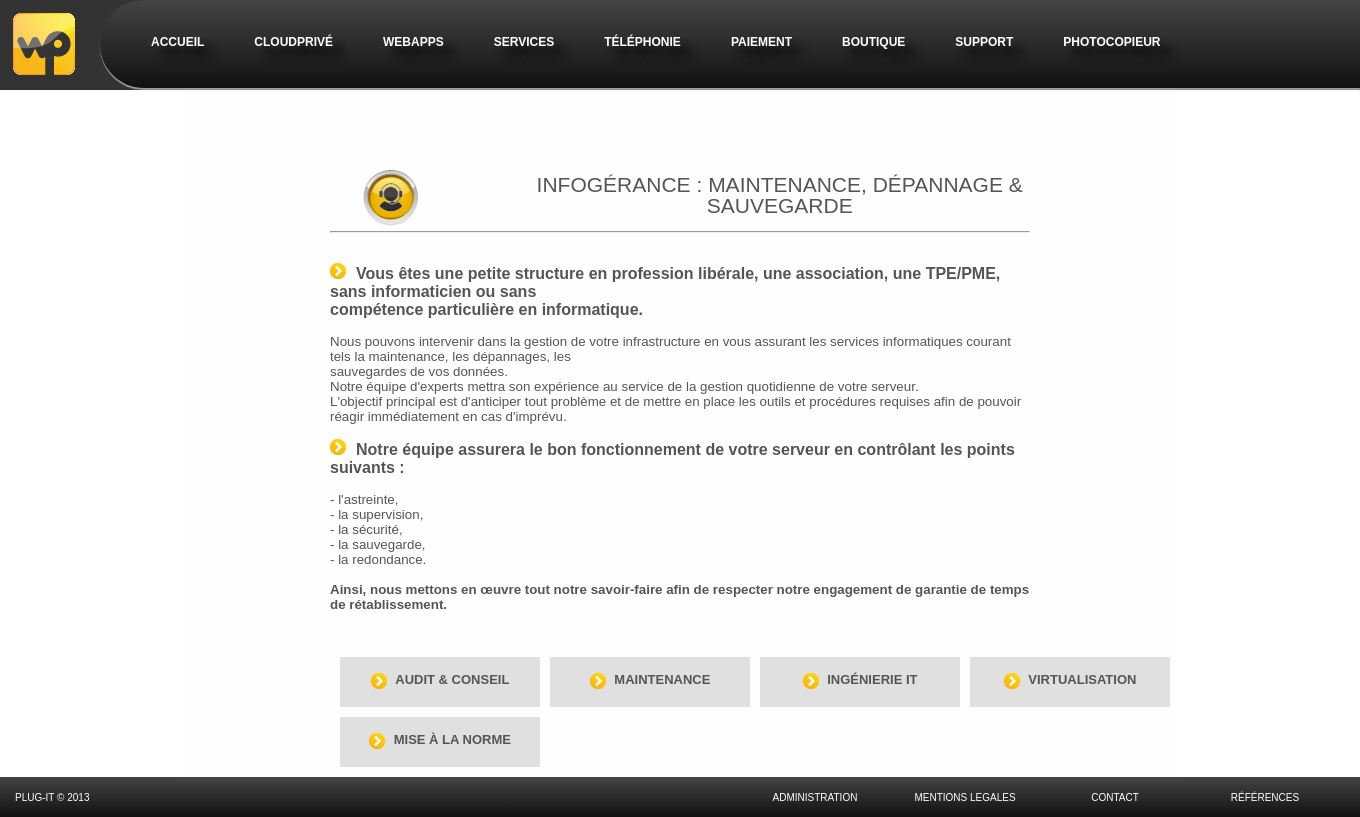
Screenshot of /index.php?page=services&mode=viewone&id=3 with the database file from the repository.
### tables this page shows
CREATE TABLE IF NOT EXISTS `menu` (
  `id` int(11) NOT NULL AUTO_INCREMENT,
  `interne` tinyint(1) NOT NULL,
  `active` tinyint(1) NOT NULL,
  `nom` varchar(50) NOT NULL,
  `baseName` varchar(50) NOT NULL,
  `position` int(11) NOT NULL,
  `lien` varchar(255) NOT NULL,
  `meta` text NOT NULL,
  PRIMARY KEY (`id`)
);

CREATE TABLE IF NOT EXISTS `services` (
  `id` int(11) NOT NULL AUTO_INCREMENT,
  `titre` varchar(100) NOT NULL,
  `corps` text NOT NULL,
  `image` varchar(100) NOT NULL,
  `subtitre` varchar(50) NOT NULL,
  `date` timestamp NOT NULL DEFAULT CURRENT_TIMESTAMP,
  `ordre` int(11) NOT NULL,
  PRIMARY KEY (`id`)
);

### connexionbddplugit.class.php (called while the page is built, shortened)
<?php
class connexionbddplugit
{
	private static $connexion = null;
	public static function getInstance ()
	{
		if (is_null(self::$connexion))
		{
			try
			{
				$connexion = new PDO('mysql:host=localhost;dbname=plugit2','root','');
			} catch ( Exception $e )
			{
			echo "Connection à MySQL impossible : ", $e->getMessage();
			die();
			}
			$connexion->setAttribute(PDO::ATTR_ERRMODE, PDO::ERRMODE_EXCEPTION);
			$connexion->setAttribute(PDO::ATTR_EMULATE_PREPARES, false);
			$connexion->exec("SET CHARACTER SET utf8");
		}
		return $connexion;
	}
}
?>

### Include/common/Banniere.php (the view, shortened to what this page needs)
<div>
	<div style="min-width:1350px;"><a href="index.php?page=accueil"><img src="images/logotype_plug_it(transparence).png" style="float:left; margin:13px 50px 13px 13px;"/></a>
	<ul id="menu">
		<?php
		require_once('./connexionbddplugit.class.php');
		try
		{
			$rq = connexionbddplugit::getInstance()->query("SELECT * FROM menu ORDER BY position");
			while($ar=$rq->fetch())
			{
				if($ar['active'] == true)
				{
					echo '
					<li id="li_'.$ar['id'].'"><a href="'.$ar['lien'].'"';
					echo '>'.$ar['nom'].'</a>';
					echo '<ul id="li_sousmenu'.$ar['id'].'">';
					echo '</ul></li>';
				}
			}
		} catch ( Exception $e ) {
			echo "Une erreur est survenue : ".$e->getMessage();
		}
		?>
	</ul>
	</div>
</div>

### Index.php (shortened to what this page needs)
<!DOCTYPE html>
<html lang="fr">
	<head>
		<?php
			require_once('./connexionbddplugit.class.php');
		?>
		<link rel="stylesheet" href="css/iview.css" />
		<link rel="stylesheet" href="css/skin 1/style.css" />
		<link rel="stylesheet" href="css/styles.css" />
		<link type="text/css" rel="stylesheet" href="styles/index.css"/>
	</head>
	<body>
		<div class="Banniere" id="head">
			<?php
				INCLUDE("include/common/banniere.php");
			?>
		</div>
		<div class="Corps" id="content"
		<?php
			if((isset($_GET['page']) and $_GET['page'] != 'accueil')or(isset($_GET['sub']) and $_GET['sub'] != 'main'))
				echo 'style="padding-top:5%;width:1000px;margin:auto;"';
			else
				echo 'style="min-width:1350px; width:100%;"';
		?>
		>
			<?php
				INCLUDE("include/common/corps.php");
			?>
		</div>
		<div class="Pied" id="footer">
			<?php
				INCLUDE("include/common/pied.php");
			?>
		</div>
	</body>
</html>

### Include/common/Corps.php (shortened to what this page needs)
<?php
	switch ($_GET['page'])
	{
		case 'services':
		INCLUDE("include/invite/services.php");
		break;
	}
?>

### Include/invite/services.php (shortened to what this page needs)
<?php
	require_once('./connexionbddplugit.class.php');
	switch($_GET['mode'])
	{
		case 'viewone':
			if(isset($_GET['id']))
			{
				try{
					$bdd = connexionbddplugit::getInstance();
					$retour = $bdd->prepare("SELECT count(id) as cpt FROM services WHERE id=?");
					$retour->execute(array($_GET['id']));
					$donnees = $retour->fetch();
				} catch ( Exception $e ) {
					echo "Une erreur est survenue : ".$e->getMessage();
				}
				if($donnees['cpt'] == 1)
				{
					try{
						$bdd = connexionbddplugit::getInstance();
						$retour = $bdd->prepare("SELECT * FROM services WHERE id=?");
						$retour->execute(array($_GET['id']));
						$donnees = $retour->fetch();
					} catch ( Exception $e ) {
						echo "Une erreur est survenue : ".$e->getMessage();
					}
					echo '<div style="margin:auto;width:70%;">
						<table>
							<tr>
								<td><img src="'.$donnees['image'].'" style="width:60%;"/></td>
								<td><h2>'.$donnees['titre'].'</h2></td>
							</tr>
						</table>
						<hr/>
						<br/>
						'.nl2br($donnees['corps']).'
						</div>';
					try{
						$bdd = connexionbddplugit::getInstance();
						$retour = $bdd->prepare("SELECT * FROM services WHERE id<>? ORDER BY ordre LIMIT 10");
						$retour->execute(array($_GET['id']));
						$i=1;
						echo'<div style="margin:auto;width:70%;margin-top:20px;">
						<table cellspacing="10">';
						while ($donnees = $retour->fetch())
							{
								if($i == 1)
									echo '<tr>';
								echo '<td>
								<div class="blocklink" onclick="location.href=\'index.php?page=services&mode=viewone&id='.$donnees['id'].'\'">
									<p style="text-align:center;position:relative;top:30%;">
										<img src="images/fleche.png" style="vertical-align:middle;"/> <span style="font-size:13px;font-weight:bold;margin-left:5px;text-transform:uppercase;">'.$donnees['subtitre'].'</span>
									</p>
								</div></td>';
								$i++;
								if($i > 4)
								{
									$i=1;
									echo '</tr>';
								}
							}
						echo '</table></div>';
					} catch ( Exception $e ) {
						echo "Une erreur est survenue : ".$e->getMessage();
					}
				}
				else
					echo '<p>Erreur</p>';
			}
			else
				echo '<p>Erreur</p>';
		break;
	}

### Include/common/Pied.php (shortened to what this page needs)
<div style="min-width:1350px;">
<table style="float:left; height:40px; margin-left:13px; margin-right:50px;">
	<tr>
		<td>
		Plug-It &copy; 2013
		</td>
	</tr>
</table>
<table style="height:40px; float:right; margin-right:20px;" cellspacing="0">
	<tr>
		<td class="boutbout" onclick="location.href='index.php?page=admin'">
			Administration
		</td>
		<td class="boutbout" onclick="location.href='index.php?page=accueil&sub=mentions'" >
			MENTIONS LEGALES
		</td>
		<td class="boutbout" onclick="location.href='index.php?page=contact'" >
			Contact
		</td>
		<td class="boutbout" onclick="location.href='index.php?page=references'" >
			Références
		</td>
	</tr>
</table>
</div>

### css/styles.css (style rules this page uses)
* { padding: 0px; margin: 0px; outline: none; }

### styles/index.css (style rules this page uses)
.Banniere { height: 90px; position: relative; background-color:#333333; min-width: 1350px; z-index:10; }
.Corps { position:relative; min-height:570px; background-color:#FEFEFE; }
.Pied { position:relative; background-color:#333333; min-width: 1350px; height: 40px; text-transform:uppercase; font-size:10px; color:white; background: #111; background: -moz-linear-gradient(#444, #111); background: -webkit-gradient(linear,left bottom,left top,color-stop(0, #111),color-stop(1, #444)); background: -webkit-linear-gradient(#444, #111); background: -o-linear-gradient(#444, #111); background: -ms-linear-gradient(#444, #111); background: linear-gradient(#444, #111); }
.boutbout { cursor: pointer; width:150px; text-align:center; }
#menu { min-width: 1250px; margin: 0 0 0 100px; padding: 0px 0px 0px 0px; list-style: none; background: #111; background: -moz-linear-gradient(#444, #111); background: -webkit-gradient(linear,left bottom,left top,color-stop(0, #111),color-stop(1, #444)); background: -webkit-linear-gradient(#444, #111); background: -o-linear-gradient(#444, #111); background: -ms-linear-gradient(#444, #111); background: linear-gradient(#444, #111); -moz-border-radius: 50px; border-radius: 50px 0px 0px 50px; -moz-box-shadow: 0 2px 1px #9c9c9c; -webkit-box-shadow: 0 2px 1px #9c9c9c; box-shadow: 0px 2px 1px #9c9c9c; }
#menu li { float: left; padding: 30px 15px 30px 15px; position: relative; }
#menu a { float: left; height: 25px; padding:0px 10px 0px 10px; color: #999; text-transform: uppercase; font: bold 12px/25px Arial, Helvetica; text-decoration: none; text-shadow: 10px 10px 10px #000; color:white; }
#menu:after { visibility: hidden; display: block; font-size: 0; content: " "; clear: both; height: 0; }
.blocklink { width:200px; height: 50px; background-color:#e0e0e0; cursor: pointer; }
.titre { font-size:120%; font-weight:bold; }
h2,h3 { text-align: center; font-weight: normal; font-size:21px; line-height:21px; text-transform:uppercase; }
body { color:#555555; font-size:10pt; font-family: Arial,Helvetica,sans-serif; padding:0; margin: 0; }
html { margin:0; }

### rows the page displays
menu: nom "ACCUEIL"
menu: nom "CLOUDPRIVÉ"
menu: nom "WEBAPPS"
menu: nom "SERVICES"
menu: nom "TÉLÉPHONIE"
menu: nom "PAIEMENT"
menu: nom "BOUTIQUE"
menu: nom "SUPPORT"
menu: nom "PHOTOCOPIEUR"
services: image (picture), titre "INFOGÉRANCE : MAINTENANCE, DÉPANNAGE & SAUVEGARDE", corps (picture), corps "Vous êtes une petite structure en profession libérale, une association, une TPE/PME, sans informaticien ou sans compétence particulière en informatique. Nous pouvons intervenir dans la gestion de votre infrastructure en vous assurant les services informatiques courant tels la maintenance, les dépannages, les sauvegardes de vos données. Notre équipe d'experts mettra son expérience au service de la gestion quotidienne de votre serveur. L'objectif principal est d'anticiper tout problème et de mettre en place les outils et procédures requises afin de pouvoir réagir immédiatement en cas d'imprévu. Notre équipe assurera le bon fonctionnement de votre serveur en contrôlant les points suivants : -…"
services: subtitre "AUDIT & CONSEIL"
services: subtitre "MAINTENANCE"
services: subtitre "INGÉNIERIE IT"
services: subtitre "VIRTUALISATION"
services: subtitre "MISE À LA NORME"
